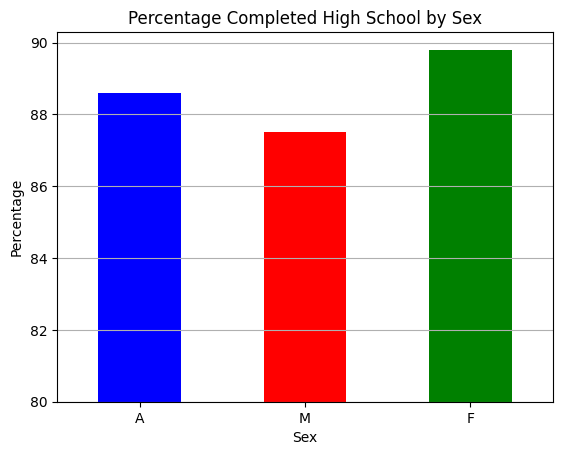
#> input picture hw4-education-JishnuM5/bar_chart_high_school.png, 563 x 455 px, found by its file name
$ python cse163_imgd_NCHS.py
#> lines starting #> are read from the running program, lines starting #| are printed output that depends on the picture
"""
Image Comparison Tool for HW4 : CSE 163 NCHS
"""


from PIL import Image, ImageChops


def compare_images(actual, expected, diff_file):
    """
    Description: compares two images and highlights
    absolute value of the pixel-by-pixel difference between the two images.
    Save masked diff_file
    Parameters:
        - (String) actual : filename of student image file
        - (String) expected : filename of the expected image
        - (String) diff_file : filename to store the differences
    """
#> called with actual = 'bar_chart_high_school.png', expected = 'expected/bar_chart_high_school.png', diff_file = 'compare/bar_chart_high_school.png'

    # Loading images with format of RGB
    expected = Image.open(expected).convert('RGB')
    student = Image.open(actual).convert('RGB')

    # ABS Difference
    diff = ImageChops.difference(expected, student)
#> diff: PIL image 563x455 RGB; every value is 0
    diff_RGBA = diff.convert("RGBA")

    # Changing masked color to RED & making black background transparent
    datas = diff_RGBA.getdata()
    replaced_data = []

    for itexem in datas:
        if itexem[0] == 0 and itexem[1] == 0 and itexem[2] == 0:
            replaced_data.append((255, 255, 255, 0))
        else:
            replaced_data.append((255, 0, 0, 255))
#> after the loop, replaced_data = 256165 items
    diff_RGBA.putdata(replaced_data)

    # Overlaying ABS difference with source image
    final_masked = expected.convert("RGBA")
#> final_masked is the input picture: PIL image 563x455 RGBA; mean R, G, B, A 196.2, 188.9, 199.6, 255
    final_masked.alpha_composite(diff_RGBA)

    # Save final_maksed image at compare/
    final_masked.save(diff_file)


def get_diff_name(filename):
    # generate difference filename
    last_dot = filename.rfind('.')
    diff_file = filename[: last_dot] + '_diff.' + filename[last_dot + 1:]
    return diff_file


def compare_image(filename):
    '''
    Generates the 3 filenames for actual, expected and diff_file
    using relative paths from filename.
    filename may be a full path or relative path
        - actual is the filename, untouched
        - expected is in the current working directory/expected/filename
        - diff is in the current working directory/compare/filename
    '''
    last_slash = filename.rfind('/')
    # keep the part leading up to the last slash. Assume no slash
    leading = ''
    last = filename
    if last_slash != -1:
        last = filename[last_slash + 1:]
        leading = filename[:last_slash] + '/'
    expected = leading + 'expected/' + last
    compare = leading + 'compare/' + last
    compare_images(filename, expected, compare)


def compare_hw4_images():
    compare_image("bar_chart_high_school.png")
    compare_image("line_plot_bachelors.png")
#> call 2 of compare_images, with actual = 'line_plot_bachelors.png', expected = 'expected/line_plot_bachelors.png', diff_file = 'compare/line_plot_bachelors.png'
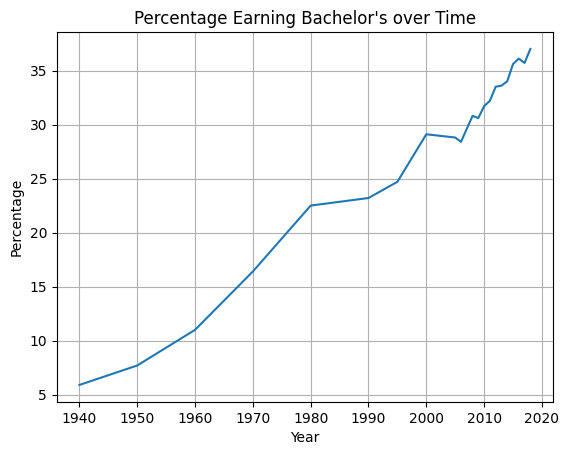
#> input picture hw4-education-JishnuM5/line_plot_bachelors.png, 569 x 455 px, found by its file name
#> in compare_images (call 2), `diff = ImageChops.difference(expected, student)`: diff: PIL image 569x455 RGB; every value is 0
#> after the loop in compare_images (call 2), `for itexem in datas:`: replaced_data = 258895 items
#> in compare_images, final_masked is the input picture: PIL image 569x455 RGBA; mean R, G, B, A 246.8, 247.2, 247.5, 255
    compare_image("plot_hispanic_min_degree.png")
#> call 3 of compare_images, with actual = 'plot_hispanic_min_degree.png', expected = 'expected/plot_hispanic_min_degree.png', diff_file = 'compare/plot_hispanic_min_degree.png'
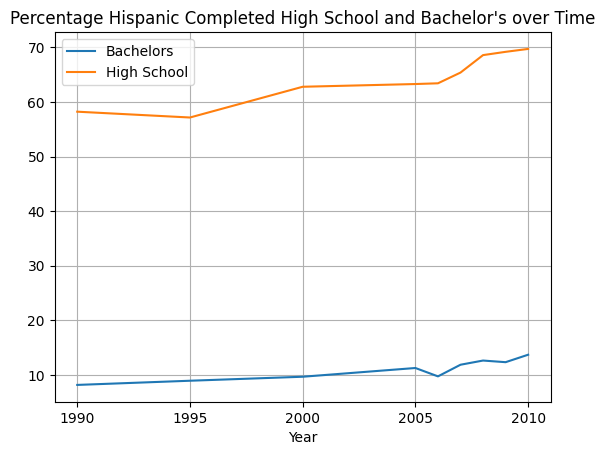
#> input picture hw4-education-JishnuM5/plot_hispanic_min_degree.png, 605 x 455 px, found by its file name
#> in compare_images (call 3), `diff = ImageChops.difference(expected, student)`: diff: PIL image 605x455 RGB; every value is 0
#> after the loop in compare_images (call 3), `for itexem in datas:`: replaced_data = 275275 items
#> in compare_images, final_masked is the input picture: PIL image 605x455 RGBA; mean R, G, B, A 247.3, 247.2, 247, 255


if __name__ == '__main__':
    compare_hw4_images()
